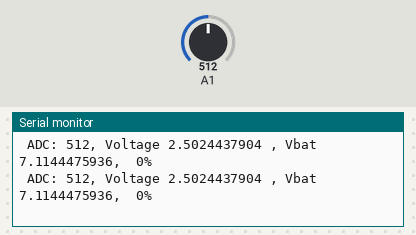
The sketch below on a simulated Arduino Uno, built with avr-gcc and run on an emulated ATmega328P. Shown: the last lines printed to the serial monitor. The inputs (shaded band) are chosen by the test bench; at power-on: A1 = 512.

Above: at 1.5 s.
1.6 s: A1 set to 716
At 2.7 s:
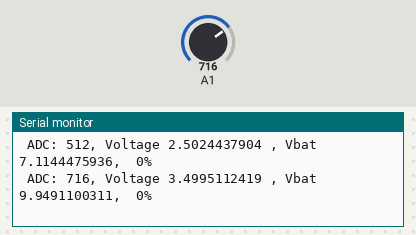
3.1 s: A1 set to 900
At 4.1 s:
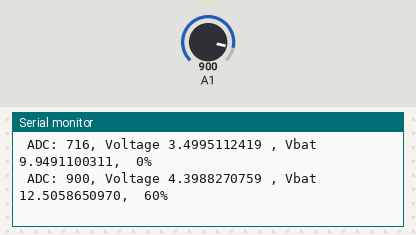
Timing chart, 0 to 6.1 s (numbered marks = the images above; inputs shaded):
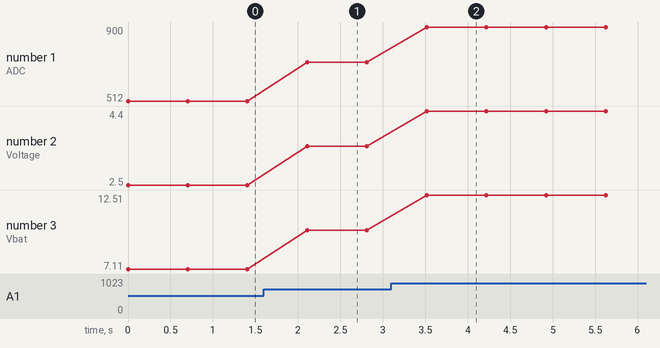

The sketch:

BatteryMonitor.ino
```cpp
// tensione batteria 12V

unsigned int ADCValue;
double A1_Voltage;
double Vbat;
double Vcc;
int percCarica;
#define ADCconversionFactor 0.004887585532746823069403714565
#define VbatRatio 2.843   //calibrato con Voltmetro ai morsetti della batteria
void setup() {
  // declare the ledPin as an OUTPUT:

  Serial.begin(9600);
}

void loop() {
  // read the value from the sensor:
  //Vcc = readVcc()/1000.0;
  ADCValue = analogRead(1);
  A1_Voltage = ADCValue * ADCconversionFactor ; //Vbat 13.9 >> Va1 = 4,7v >> ADC =1018
  Vbat= A1_Voltage * VbatRatio;
percCarica= PercBattCarica(Vbat);
  Serial.print( " ADC: ");Serial.print( ADCValue, DEC);
  Serial.print( ", Voltage "); Serial.print( A1_Voltage, DEC );
  Serial.print( " , Vbat "); Serial.print( Vbat, DEC );
  ;Serial.print( ",  "); Serial.print(percCarica , DEC );Serial.println( "%");
  delay(700);
}

long readVcc() {
  long result;
  // Read 1.1V reference against AVcc
  ADMUX = _BV(REFS0) | _BV(MUX3) | _BV(MUX2) | _BV(MUX1);
  delay(2); // Wait for Vref to settle
  ADCSRA |= _BV(ADSC); // Convert
  while (bit_is_set(ADCSRA,ADSC));
  result = ADCL;
  result |= ADCH<<8;
  result = 1125300L / result; // Back-calculate AVcc in mV
  return result;
}

int PercBattCarica(double Vbat){
  int c;
  c=0;
  if (Vbat > 12.9){ //2.15v  per elemento = 100%
    c=  100 ;
    }else
      if (Vbat > 12.6) { //2.1v  per elemento = 80%
        c=80;
        }else
          if (Vbat > 12.3) { //2.05v  per elemento = 60%
            c=60;
          }else
            if (Vbat > 12.18) { //2.03v  per elemento = 50%
              c=50;
             }else
                if (Vbat > 11.88) { //1.983v  per elemento = 40%
                  c=40;
                  }else
                    if (Vbat > 11.7) { //1.983v  per elemento = 30%
                      c=30;
                      }else
                        if (Vbat > 11.46) { //1.913v  per elemento = 20%
                          c=20;
                         }else
                             if (Vbat > 11.1) { //1.853v  per elemento = 10%
                                c=10;
                             }else
                                c=0;
return c;
}
```

Measured:
- after the input at 1.6 s, the serial monitor: prints a new line after 0.51 s (image 1)
- after the input at 3.1 s, the serial monitor: prints a new line after 0.42 s (image 2)
- plotted number 1: 512 → 716 after the input at 1.6 s, 716 → 900 after the input at 3.1 s
- plotted number 2: 2.5 → 3.5 after the input at 1.6 s, 3.5 → 4.4 after the input at 3.1 s
- plotted number 3: 7.11 → 9.95 after the input at 1.6 s, 9.95 → 12.51 after the input at 3.1 s
